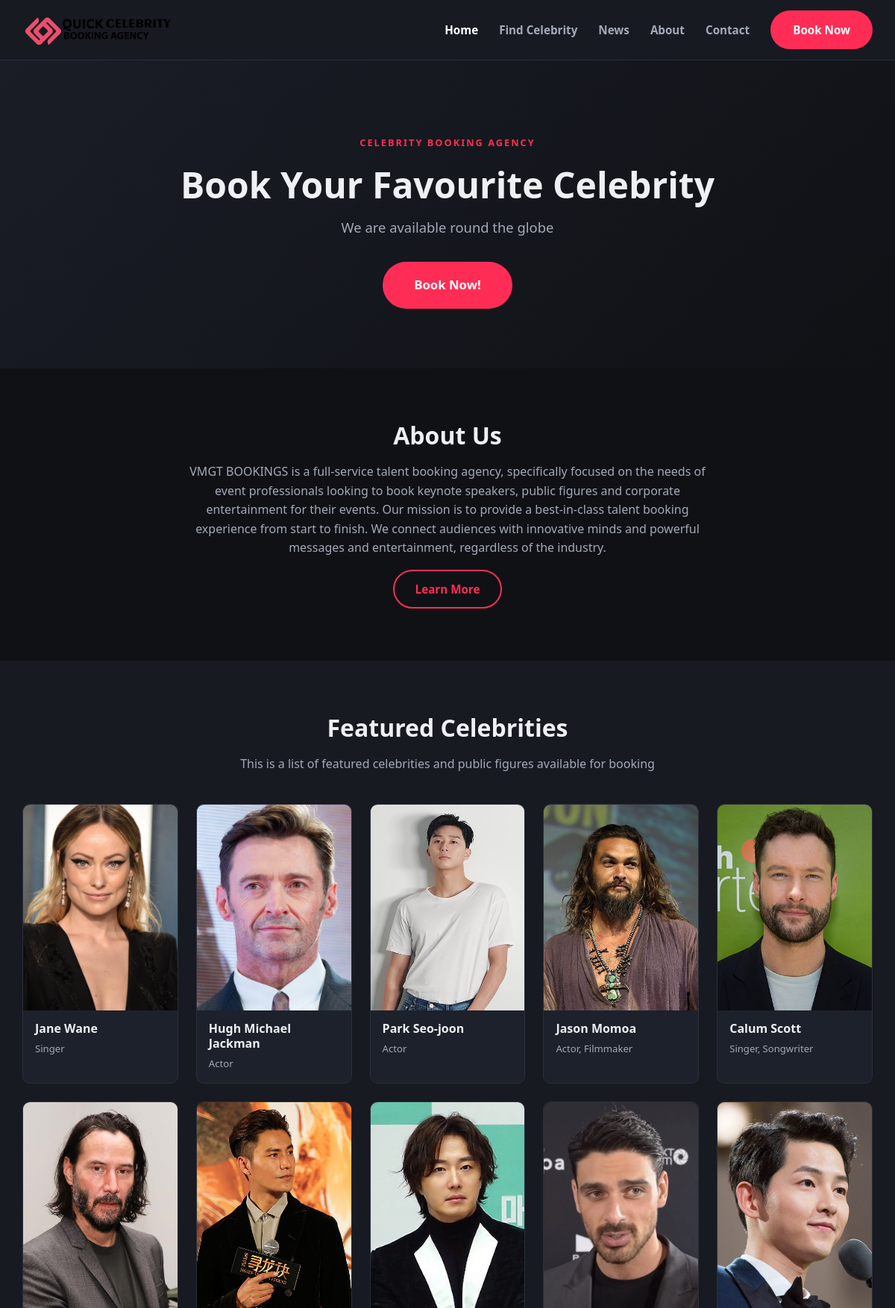
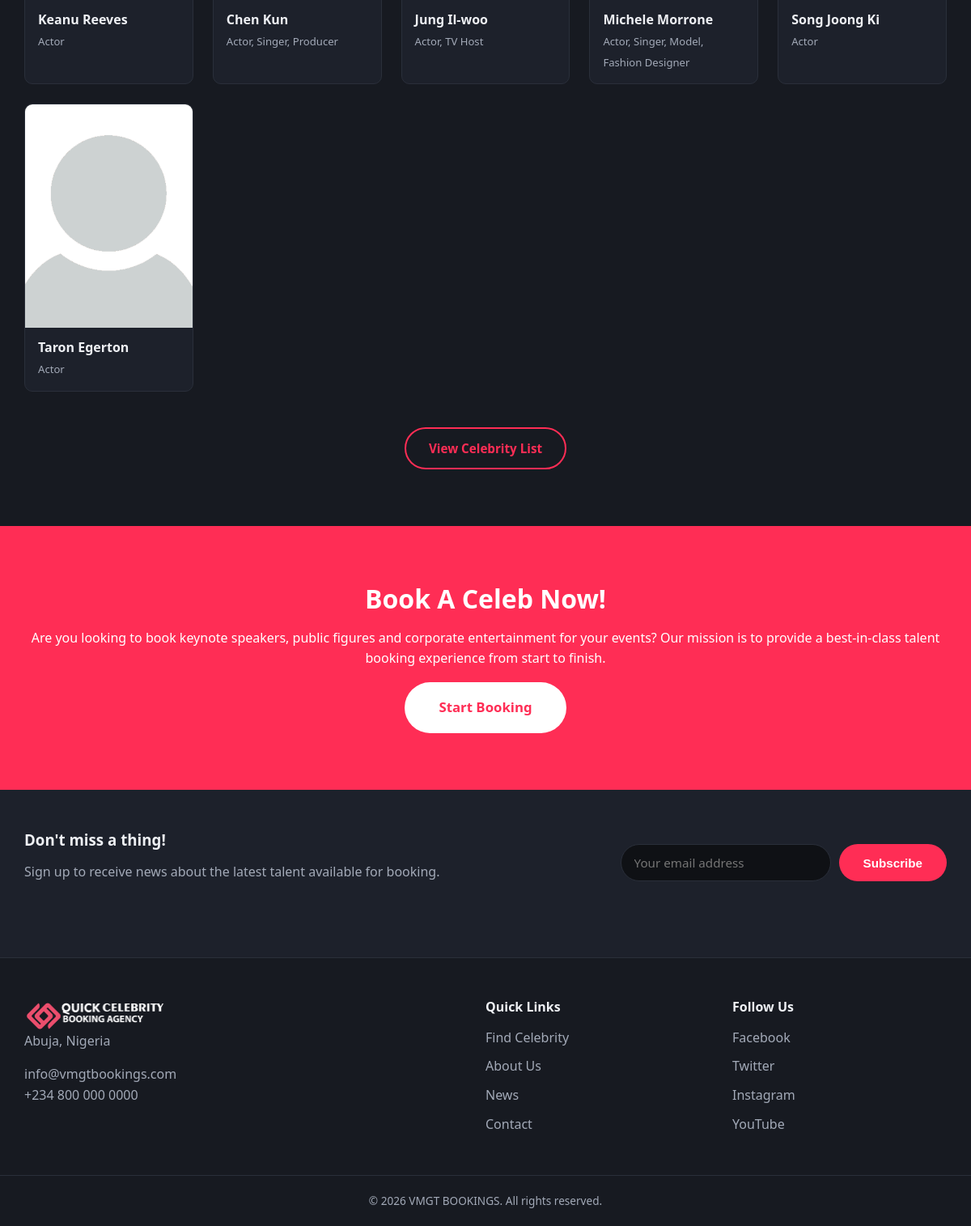
The page / on the database its author committed (2 pictures, top to bottom).
### tables this page shows
CREATE TABLE IF NOT EXISTS celebrities (
  id INT UNSIGNED AUTO_INCREMENT PRIMARY KEY,
  name VARCHAR(150) NOT NULL,
  slug VARCHAR(180) NOT NULL UNIQUE,
  category VARCHAR(150) NOT NULL DEFAULT '',
  short_bio VARCHAR(300) NULL,
  bio TEXT NULL,
  image VARCHAR(255) NULL,
  base_fee_note VARCHAR(150) NULL,
  is_featured TINYINT(1) NOT NULL DEFAULT 0,
  status ENUM('published','draft') NOT NULL DEFAULT 'published',
  sort_order INT NOT NULL DEFAULT 0,
  created_at DATETIME NOT NULL DEFAULT CURRENT_TIMESTAMP,
  updated_at DATETIME NOT NULL DEFAULT CURRENT_TIMESTAMP ON UPDATE CURRENT_TIMESTAMP
);

### includes/functions.php (called while the page is built, shortened)
<?php
function e(?string $value): string
{
    return htmlspecialchars((string)$value, ENT_QUOTES, 'UTF-8');
}
function get_setting(string $key, string $default = ''): string
{
    static $cache = null;
    if ($cache === null) {
        $cache = [];
        $stmt = db()->query('SELECT setting_key, setting_value FROM site_settings');
        foreach ($stmt->fetchAll() as $row) {
            $cache[$row['setting_key']] = $row['setting_value'];
        }
    }
    return $cache[$key] ?? $default;
}

### includes/db.php (called while the page is built, shortened)
<?php
function db_driver(): string
{
    return DB_DRIVER === 'sqlite' ? 'sqlite' : 'mysql';
}
function db(): PDO
{
    static $pdo = null;
    if ($pdo === null) {
        $options = [
            PDO::ATTR_ERRMODE            => PDO::ERRMODE_EXCEPTION,
            PDO::ATTR_DEFAULT_FETCH_MODE => PDO::FETCH_ASSOC,
            PDO::ATTR_EMULATE_PREPARES   => false,
        ];
        try {
            if (db_driver() === 'sqlite') {
                $dir = dirname(DB_SQLITE_PATH);
                if (!is_dir($dir)) {
                    mkdir($dir, 0775, true);
                }
                $pdo = new PDO('sqlite:' . DB_SQLITE_PATH, null, null, $options);
                $pdo->exec('PRAGMA foreign_keys = ON');
                $pdo->exec('PRAGMA busy_timeout = 5000');
                $pdo->exec('PRAGMA journal_mode = WAL');
            } else {
                $dsn = 'mysql:host=' . DB_HOST . ';dbname=' . DB_NAME . ';charset=utf8mb4';
                $pdo = new PDO($dsn, DB_USER, DB_PASS, $options);
            }
        } catch (PDOException $e) {
            error_log('DB connection failed: ' . $e->getMessage());
            if (PHP_SAPI === 'cli') {
                throw $e;
            }
            http_response_code(500);
            die('Site is temporarily unavailable. Please try again shortly.');
        }
    }
    return $pdo;
}

### index.php (the view, shortened to what this page needs)
<?php
$pageTitle = get_setting('site_name') . ' - ' . get_setting('tagline');
$currentPage = 'home';
$stmt = db()->prepare(
    "SELECT * FROM celebrities WHERE status = 'published' AND is_featured = 1
     ORDER BY sort_order ASC, name ASC LIMIT 12"
);
$stmt->execute();
$featured = $stmt->fetchAll();
require __DIR__ . '/includes/templates/header.php';
?>
<section class="hero">
    <div class="container hero-inner">
        <p class="eyebrow">Celebrity Booking Agency</p>
        <h1><?= e(get_setting('tagline', 'Book Your Favourite Celebrity')) ?></h1>
        <p class="hero-subtitle"><?= e(get_setting('hero_subtitle')) ?></p>
        <a href="/book.php" class="btn btn-primary btn-lg">Book Now!</a>
    </div>
</section>
<section class="about-section">
    <div class="container about-inner">
        <h2><?= e(get_setting('about_title', 'About Us')) ?></h2>
        <p><?= nl2br(e(get_setting('about_text'))) ?></p>
        <a href="/about.php" class="btn btn-outline">Learn More</a>
    </div>
</section>
<section class="celebrities-section">
    <div class="container">
        <h2>Featured Celebrities</h2>
        <p class="section-subtitle">This is a list of featured celebrities and public figures available for booking</p>
        <div class="celebrity-grid">
            <?php foreach ($featured as $celeb): ?>
                <a class="celebrity-card" href="/celebrity.php?slug=<?= e($celeb['slug']) ?>">
                    <div class="celebrity-photo">
                        <img src="/uploads/celebrities/<?= e($celeb['image']) ?>" alt="<?= e($celeb['name']) ?>" loading="lazy">
                    </div>
                    <div class="celebrity-info">
                        <h3><?= e($celeb['name']) ?></h3>
                        <span><?= e($celeb['category']) ?></span>
                    </div>
                </a>
            <?php endforeach; ?>
        </div>
        <div class="section-cta">
            <a href="/celebrities.php" class="btn btn-outline">View Celebrity List</a>
        </div>
    </div>
</section>
<section class="cta-band">
    <div class="container cta-inner">
        <h2><?= e(get_setting('cta_title', 'Book A Celeb Now!')) ?></h2>
        <p><?= e(get_setting('cta_text')) ?></p>
        <a href="/book.php" class="btn btn-primary btn-lg">Start Booking</a>
    </div>
</section>
<?php require __DIR__ . '/includes/templates/footer.php'; ?>

### includes/templates/header.php (shortened to what this page needs)
<?php
$siteName = get_setting('site_name', 'VMGT BOOKINGS');
$currentPage = $currentPage ?? '';
?>
<!DOCTYPE html>
<html lang="en">
<head>
<link rel="stylesheet" href="/assets/css/app.css">
</head>
<body>
<header class="site-header">
    <div class="container header-inner">
        <a href="/" class="logo">
            <img src="/assets/images/logo.png" alt="<?= e($siteName) ?>" height="46">
        </a>
        <nav class="main-nav" id="mainNav">
            <a href="/" class="<?= $currentPage === 'home' ? 'active' : '' ?>">Home</a>
            <a href="/celebrities.php" class="<?= $currentPage === 'celebrities' ? 'active' : '' ?>">Find Celebrity</a>
            <a href="/blog.php" class="<?= $currentPage === 'blog' ? 'active' : '' ?>">News</a>
            <a href="/about.php" class="<?= $currentPage === 'about' ? 'active' : '' ?>">About</a>
            <a href="/contact.php" class="<?= $currentPage === 'contact' ? 'active' : '' ?>">Contact</a>
            <a href="/book.php" class="btn btn-primary nav-cta">Book Now</a>
        </nav>
    </div>
</header>
<main>

### includes/templates/footer.php (shortened to what this page needs)
<?php $siteName = get_setting('site_name', 'VMGT BOOKINGS'); ?>
</main>
<section class="newsletter-section">
    <div class="container newsletter-inner">
        <div>
            <h3>Don't miss a thing!</h3>
            <p>Sign up to receive news about the latest talent available for booking.</p>
        </div>
        <form id="newsletterForm" class="newsletter-form">
            <input type="email" name="email" placeholder="Your email address" required>
            <button type="submit" class="btn btn-primary">Subscribe</button>
        </form>
    </div>
    <p class="newsletter-message" id="newsletterMessage"></p>
</section>
<footer class="site-footer">
    <div class="container footer-inner">
        <div class="footer-col">
            <img src="/assets/images/logo_white.png" alt="<?= e($siteName) ?>" height="40">
            <p><?= e(get_setting('contact_address')) ?></p>
            <p><?= e(get_setting('contact_email')) ?><br><?= e(get_setting('contact_phone')) ?></p>
        </div>
        <div class="footer-col">
            <h4>Quick Links</h4>
            <a href="/celebrities.php">Find Celebrity</a>
            <a href="/about.php">About Us</a>
            <a href="/blog.php">News</a>
            <a href="/contact.php">Contact</a>
        </div>
        <div class="footer-col">
            <h4>Follow Us</h4>
            <div class="social-links">
                <a href="<?= e(get_setting('facebook_url', '#')) ?>" target="_blank" rel="noopener">Facebook</a>
                <a href="<?= e(get_setting('twitter_url', '#')) ?>" target="_blank" rel="noopener">Twitter</a>
                <a href="<?= e(get_setting('instagram_url', '#')) ?>" target="_blank" rel="noopener">Instagram</a>
                <a href="<?= e(get_setting('youtube_url', '#')) ?>" target="_blank" rel="noopener">YouTube</a>
            </div>
        </div>
    </div>
    <div class="footer-bottom">
        &copy; <?= date('Y') ?> <?= e($siteName) ?>. All rights reserved.
    </div>
</footer>
</body>
</html>

### rows shown on the page
celebrities: image (picture), name "Jane Wane", category "Singer"
celebrities: image (picture), name "Hugh Michael Jackman", category "Actor"
celebrities: image (picture), name "Park Seo-joon", category "Actor"
celebrities: image (picture), name "Jason Momoa", category "Actor, Filmmaker"
celebrities: image (picture), name "Calum Scott", category "Singer, Songwriter"
celebrities: image (picture), name "Keanu Reeves", category "Actor"
celebrities: image (picture), name "Chen Kun", category "Actor, Singer, Producer"
celebrities: image (picture), name "Jung Il-woo", category "Actor, TV Host"
celebrities: image (picture), name "Michele Morrone", category "Actor, Singer, Model, Fashion Designer"
celebrities: image (picture), name "Song Joong Ki", category "Actor"
celebrities: image (picture), name "Taron Egerton", category "Actor"

### other values the page prints
get_setting('tagline', 'Book Your Favourite Celebrity') "Book Your Favourite Celebrity"
get_setting('hero_subtitle') "We are available round the globe"
get_setting('about_title', 'About Us') "About Us"
get_setting('cta_title', 'Book A Celeb Now!') "Book A Celeb Now!"
get_setting('cta_text') "Are you looking to book keynote speakers, public figures and corporate entertainment for your events? Our mission is to provide a best-in-class talent booking experience from start to finish."
get_setting('contact_address') "Abuja, Nigeria"
get_setting('contact_email') "info@vmgtbookings.com"
get_setting('contact_phone') "+234 800 000 0000"
$siteName "VMGT BOOKINGS"
